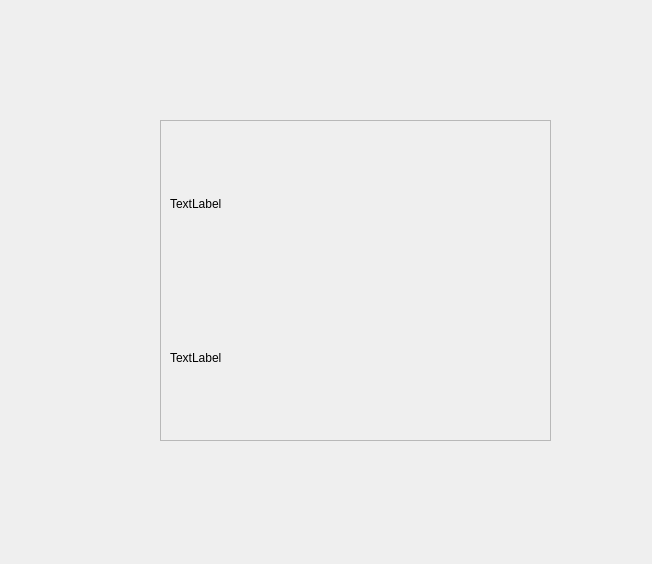
<?xml version="1.0" encoding="UTF-8"?>
<ui version="4.0">
 <class>Form</class>
 <widget class="QWidget" name="Form">
  <property name="geometry">
   <rect>
    <x>0</x>
    <y>0</y>
    <width>652</width>
    <height>564</height>
   </rect>
  </property>
  <property name="windowTitle">
   <string>Form</string>
  </property>
  <widget class="QScrollArea" name="scrollArea">
   <property name="geometry">
    <rect>
     <x>160</x>
     <y>120</y>
     <width>391</width>
     <height>321</height>
    </rect>
   </property>
   <property name="widgetResizable">
    <bool>true</bool>
   </property>
   <widget class="QWidget" name="scrollAreaWidgetContents">
    <property name="geometry">
     <rect>
      <x>0</x>
      <y>0</y>
      <width>389</width>
      <height>319</height>
     </rect>
    </property>
    <layout class="QVBoxLayout" name="verticalLayout">
     <item>
      <widget class="QLabel" name="label">
       <property name="text">
        <string>TextLabel</string>
       </property>
      </widget>
     </item>
     <item>
      <widget class="QLabel" name="label_2">
       <property name="text">
        <string>TextLabel</string>
       </property>
      </widget>
     </item>
    </layout>
   </widget>
  </widget>
 </widget>
 <resources/>
 <connections/>
</ui>
